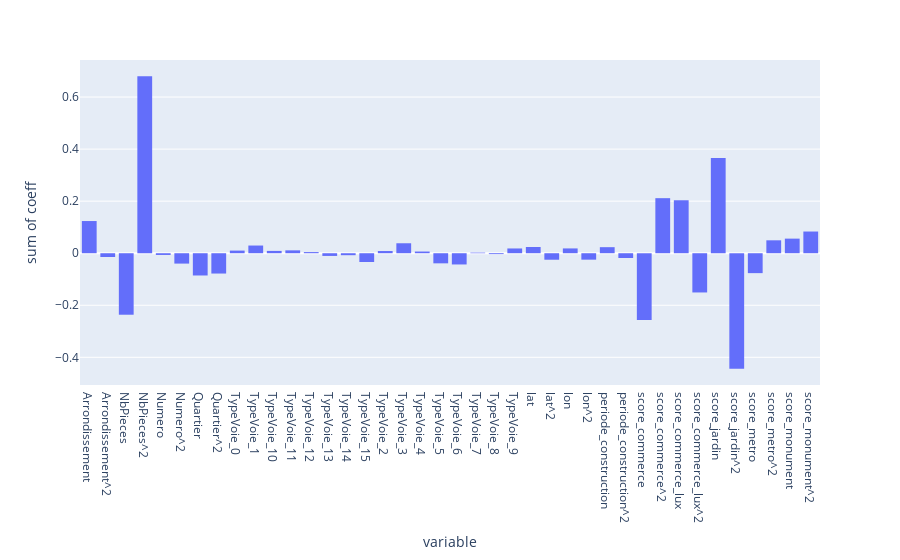
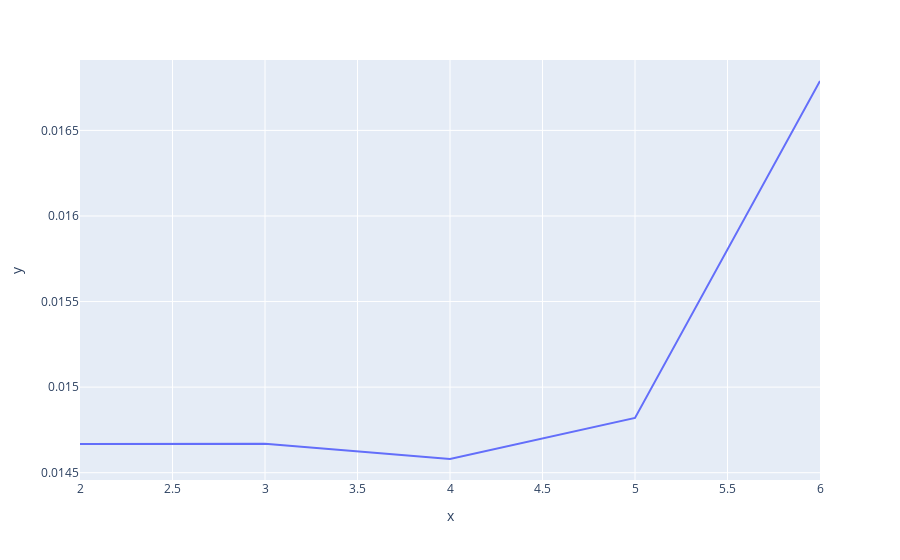

The notebook cell saved with these charts, in order:
### Code cell
# Regressions jusqu'à l'overfitting (MSE > 0.4 sur l'échantillon test)

i = 2
val = poly_reg(2)
list_mse_degree = [val]


while val < .016:
    i += 1
    val = poly_reg(i)
    list_mse_degree.append(val) 
    
    if i > 25:
        break
    

px.line(x = [i + 2 for i in range(len(list_mse_degree))], y = list_mse_degree).show()

### Figure 1 — Plotly figure (JSON) as saved in the notebook; plotly's stock layout.template omitted (floating-point values rounded to 4 significant figures)
{"data": [{"alignmentgroup": "True", "bingroup": "x", "histfunc": "sum", "hovertemplate": "variable=%{x}<br>sum of coeff=%{y}<extra></extra>", "legendgroup": "", "marker": {"color": "#636efa"}, "name": "", "offsetgroup": "", "orientation": "v", "showlegend": false, "type": "histogram", "x": ["Arrondissement", "Arrondissement^2", "NbPieces", "NbPieces^2", "Numero", "Numero^2", "Quartier", "Quartier^2", "TypeVoie_0", "TypeVoie_1", "TypeVoie_10", "TypeVoie_11", "TypeVoie_12", "TypeVoie_13", "TypeVoie_14", "TypeVoie_15", "TypeVoie_2", "TypeVoie_3", "TypeVoie_4", "TypeVoie_5", "TypeVoie_6", "TypeVoie_7", "TypeVoie_8", "TypeVoie_9", "lat", "lat^2", "lon", "lon^2", "periode_construction", "periode_construction^2", "score_commerce", "score_commerce^2", "score_commerce_lux", "score_commerce_lux^2", "score_jardin", "score_jardin^2", "score_metro", "score_metro^2", "score_monument", "score_monument^2"], "xaxis": "x", "y": [0.1236, -0.01452, -0.2363, 0.68, -0.006647, -0.03986, -0.0856, -0.07808, 0.01008, 0.02953, 0.008882, 0.01098, 0.004286, -0.01038, -0.007606, -0.03384, 0.008352, 0.03824, 0.00643, -0.03889, -0.04323, 0.002267, -0.003366, 0.01827, 0.02401, -0.02499, 0.01838, -0.02475, 0.0232, -0.01831, -0.2561, 0.2115, 0.2035, -0.1508, 0.3659, -0.4439, -0.07656, 0.04961, 0.05604, 0.08337], "yaxis": "y"}], "layout": {"barmode": "relative", "legend": {"tracegroupgap": 0}, "margin": {"t": 60}, "xaxis": {"anchor": "y", "domain": [0, 1], "title": {"text": "variable"}}, "yaxis": {"anchor": "x", "domain": [0, 1], "title": {"text": "sum of coeff"}}}}

### Figure 2 — Plotly figure (JSON) as saved in the notebook; plotly's stock layout.template omitted (floating-point values rounded to 4 significant figures)
{"data": [{"hovertemplate": "x=%{x}<br>y=%{y}<extra></extra>", "legendgroup": "", "line": {"color": "#636efa", "dash": "solid"}, "mode": "lines", "name": "", "orientation": "v", "showlegend": false, "type": "scatter", "x": [2, 3, 4, 5, 6], "xaxis": "x", "y": [0.01467, 0.01467, 0.01458, 0.01482, 0.01679], "yaxis": "y"}], "layout": {"legend": {"tracegroupgap": 0}, "margin": {"t": 60}, "xaxis": {"anchor": "y", "domain": [0, 1], "title": {"text": "x"}}, "yaxis": {"anchor": "x", "domain": [0, 1], "title": {"text": "y"}}}}
